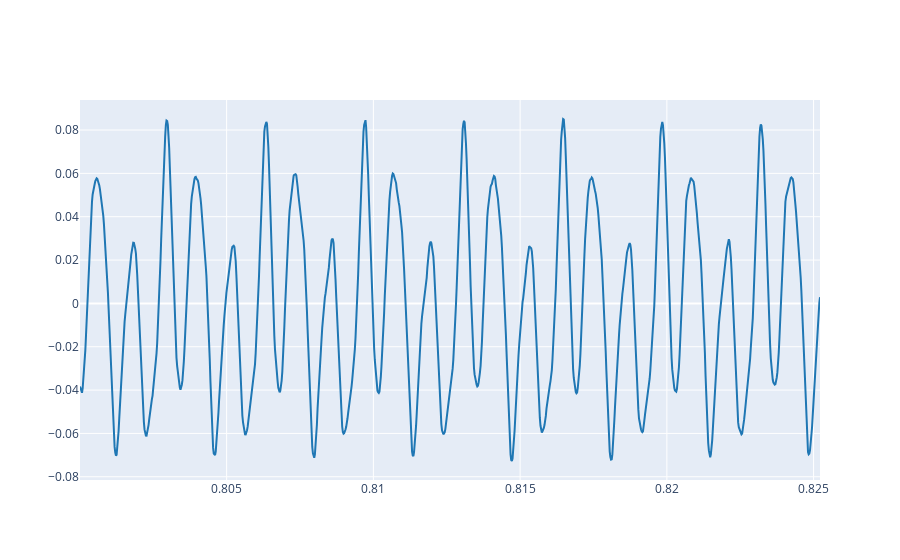

The cell this chart's notebook holds for it:
### Code cell
T=1/277.18
t = 0.8 + (7 * T)

plot_signals(ref, fs, t_start=0.8, t_end=t)

### Figure 1 — Plotly figure (JSON) as saved in the notebook; plotly's stock layout.template omitted (floating-point values rounded to 4 significant figures; data arrays with more than 128 entries replaced by an {"elided": "..."} marker saying what was removed)
{"data": [{"line": {"color": "#1f77b4", "shape": "linear"}, "mode": "lines", "name": "audio signal 0", "type": "scatter", "x": {"elided": "1113 float values"}, "y": {"elided": "1113 float values"}}], "layout": {}}
